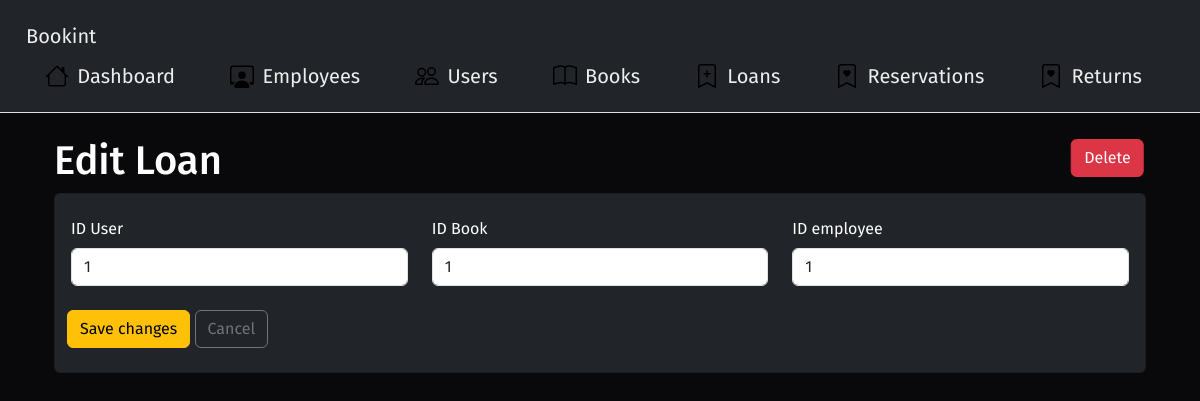
Screenshot of /representacion/edit_prestamo.php?id_prestamo=1 with the database file from the repository.
### tables this page shows
CREATE TABLE `prestamo` (
  `id_prestamo` int(11) NOT NULL AUTO_INCREMENT,
  `id_usuario` int(11) DEFAULT NULL,
  `id_libro` int(11) DEFAULT NULL,
  `fecha_prestamo` datetime DEFAULT current_timestamp(),
  `id_empleado` int(11) DEFAULT NULL,
  PRIMARY KEY (`id_prestamo`),
  KEY `id_usuario` (`id_usuario`),
  KEY `id_libro` (`id_libro`),
  KEY `id_empleado` (`id_empleado`),
  CONSTRAINT `prestamo_ibfk_1` FOREIGN KEY (`id_usuario`) REFERENCES `usuario` (`id_usuario`),
  CONSTRAINT `prestamo_ibfk_2` FOREIGN KEY (`id_libro`) REFERENCES `libro` (`id_libro`),
  CONSTRAINT `prestamo_ibfk_3` FOREIGN KEY (`id_empleado`) REFERENCES `empleado` (`id_empleado`)
);

### datos/Conexion.php (called while the page is built, shortened)
<?php
class Conexion {
    public $conn;
    public function conexion() {
        try {
            $this->conn = mysqli_connect('localhost', 'codintdev', 'andres2773', 'biblioteca');
        }
        catch (Exception $e) {
            $this->conn->close();
            echo "Error al ingresar a la base de datos! " . $e->getMessage();
        }
    }
}

### logica/Prestamo.php (called while the page is built, shortened)
<?php
require '../datos/Conexion.php';
class Prestamo extends Conexion {
    protected $id_usuario;
    protected $id_libro;
    protected $id_empleado;
    public function setIdUsuario($id_usuario) {
        $this->id_usuario = $id_usuario;
    }
    public function setIdLibro($id_libro) {
        $this->id_libro = $id_libro;
    }
    public function setIdEmpleado($id_empleado) {
        $this->id_empleado = $id_empleado;
    }
    public function getIdUsuario() {
        return $this->id_usuario;
    }
    public function getIdLibro() {
        return $this->id_libro;
    }
    public function getIdEmpleado() {
        return $this->id_empleado;
    }
    public function info($id_prestamo) {
        try {
            if (isset($_GET['id_prestamo'])) {
                $query = "select * from prestamo where id_prestamo = $id_prestamo";
                $result = mysqli_query($this->conn, $query);
            }
        }
        catch (Exception $e) {
            $this->conn->close();
            echo "Error no se encuentra el libro en la base de datos! " . $e->getMessage();
        }
    }
}

### representacion/edit_prestamo.php (the view, shortened to what this page needs)
<?php
require '../logica/Prestamo.php';
$objPrestamo = new Prestamo();
$objPrestamo->edit($_GET['id_prestamo'], $_POST['txtIdUsuario'], $_POST['txtIdLibro'], $_POST['txtIdEmpleado']);
$objPrestamo->delete($_GET['id_prestamo']);
$objPrestamo->info($_GET['id_prestamo']);
?>
<?php require '../include/header.php'; ?>
<div class="container p-4">
    <p class="h1">Edit Loan</p>
    <div class="card card-body bg-dark">
        <form method="post" action="edit_prestamo.php?id_prestamo=<?= $_GET['id_prestamo']; ?>" class="row row-cols-3">
            <div class="mb-3 col">
                <label class="col-sm-4 col-form-label">ID User</label>
                <input type="text" name="txtIdUsuario" class="form-control" value="<?= $objPrestamo->getIdUsuario(); ?>">
            </div>
            <div class="mb-3 col">
                <label class="col-sm-4 col-form-label">ID Book</label>
                <input type="text" name="txtIdLibro" class="form-control" value="<?= $objPrestamo->getIdLibro(); ?>">
            </div>
            <div class="mb-3 col">
                <label class="col-sm-6 col-form-label">ID employee</label>
                <input type="text" name="txtIdEmpleado" class="form-control" value="<?= $objPrestamo->getIdEmpleado(); ?>">
            </div>
            <div class="d-grid gap-2 d-md-block align-items-start p-2">
                <input type="submit" name="btnEditarPrestamo" value="Save changes" class="btn btn-warning">
                <input type="submit" name="btnCancelarPrestamo" value="Cancel" class="btn btn-outline-secondary" style="transform: translateY(-0%) translateX(0%);">
                <input type="submit" name="btnEliminarPrestamo" value="Delete" class="btn btn-danger" style="transform: translateY(-450%) translateX(1100%);" onclick="return confirm('Seguro que desea eliminar?')">
            </div>
        </form>
    </div>
</div>
<?php require '../include/footer.php'; ?>

### css/styles.css (style rules this page uses)
body { background-color: #09090B; color: white; font-family: 'Fira Sans'; }

### rows the page displays
prestamo: txtIdUsuario "1", txtIdLibro "1", txtIdEmpleado "1"
